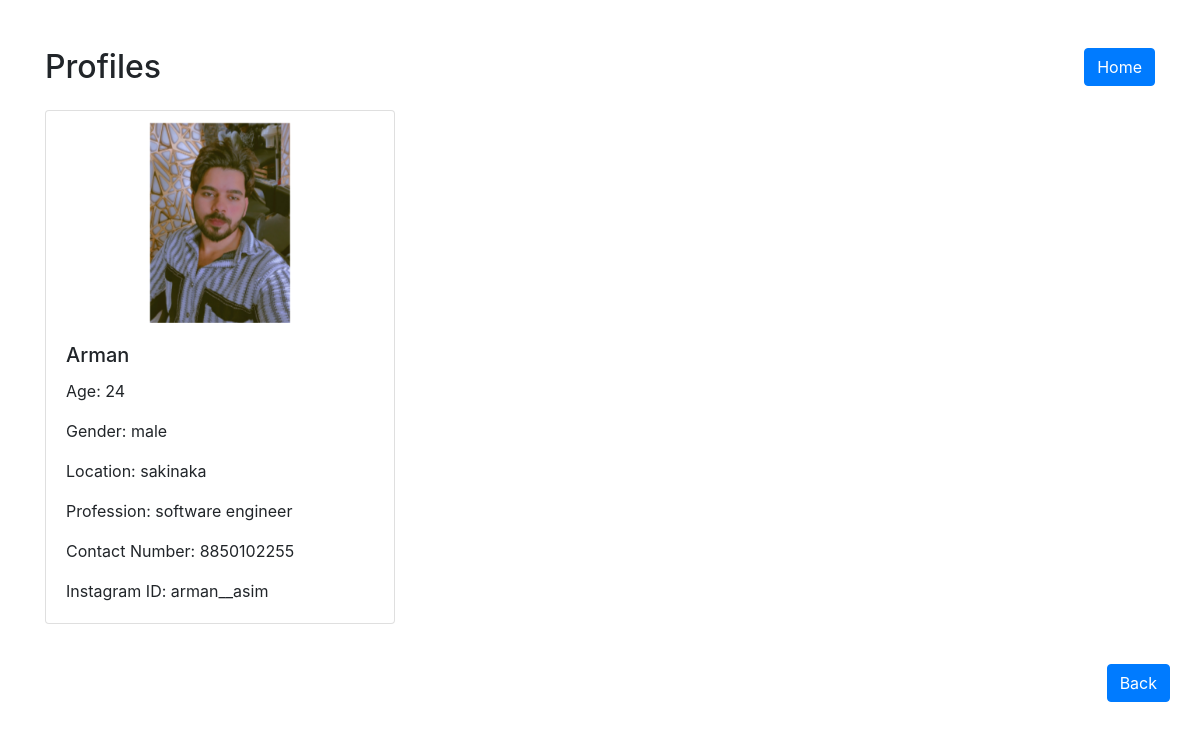
The app's page /profiles/, older data.
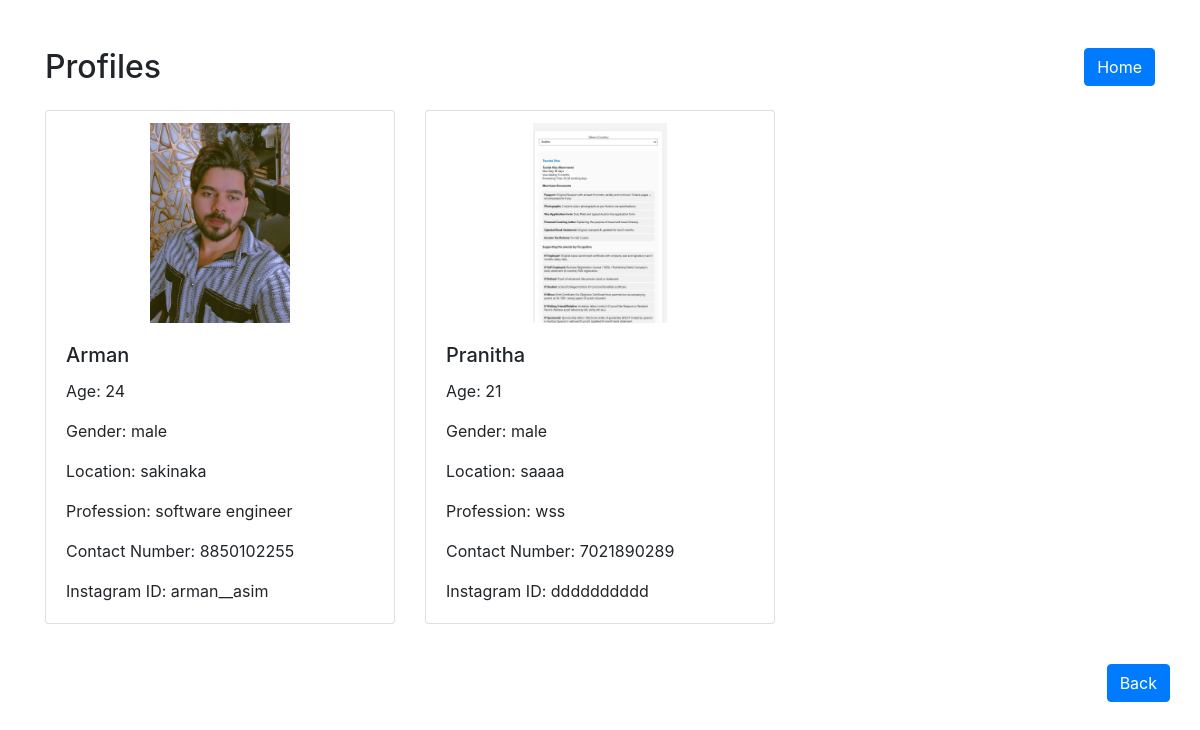
The same page, newer data.
### PBH/models.py (models this page shows, shortened)
class Profile(models.Model):
    id = models.AutoField(primary_key=True)  # Add id field
    name = models.CharField(max_length=100)
    age = models.IntegerField()
    location = models.CharField(max_length=100)
    profession = models.CharField(max_length=100)
    contact_number = models.CharField(max_length=13, null=False, unique=True, validators=[
        MinLengthValidator(10, message="Contact number must be at least 10 digits."),
        MaxLengthValidator(13, message="Contact number must be at most 13 digits.")
    ])
    instagram_id = models.CharField(max_length=100, null=True)  # Add Instagram ID field
    gender = models.CharField(max_length=10, choices=[('male', 'Male'), ('female', 'Female')], null=True)  # Add gender field
    image = models.ImageField(upload_to='profile_images', null=True, blank=True, default=default_profile_image)
    introduction = models.TextField(null=True, blank=True)
    message = models.TextField(null=True, blank=True)
    gmail_id = models.EmailField(max_length=100, null=True, blank=True)
    image1 = models.ImageField(upload_to='profile_images', null=True, blank=True)
    image2 = models.ImageField(upload_to='profile_images', null=True, blank=True)
    image3 = models.ImageField(upload_to='profile_images', null=True, blank=True)
    dob = models.DateField(null=True, blank=True)
    education = models.CharField(max_length=100, null=True, blank=True)
    native_place = models.CharField(max_length=100, null=True, blank=True)
    current_living_in = models.CharField(max_length=100, null=True, blank=True)
    religion = models.CharField(max_length=100, null=True, blank=True)
    mother_occupation = models.CharField(max_length=100, null=True, blank=True)
    father_occupation = models.CharField(max_length=100, null=True, blank=True)

### PBH/views.py (the view)
# urls.py: path('profiles/', get_profiles, name='get_profiles'),
def get_profiles(request):
    profiles = Profile.objects.all()
    return render(request, 'profiles/profiles.html', {'profiles': profiles})

### PBH/templates/profiles/profiles.html (shortened to what this page needs)
<!DOCTYPE html>
<html lang="en">
<head>
    <link href="https://stackpath.bootstrapcdn.com/bootstrap/4.5.2/css/bootstrap.min.css" rel="stylesheet">
</head>
<body>
<div class="container mt-5">
    <h2 class="mb-4">Profiles<a href="{% url 'index' %}" class="btn btn-primary float-right">Home</a></h2>
    <div class="row">
        {% for profile in profiles %}
        <div class="col-md-4 mb-4">
            <a href="{% url 'profiles' profile.id %}">
                <div class="card profile-card">
                    <div id="carousel-{{ profile.id }}" class="carousel slide" data-ride="carousel">
                        <div class="carousel-inner">
                            <div class="carousel-item active">
                                <img src="{{ profile.image.url }}" class="d-block w-100 profile-image" alt="{{ profile.name }}">
                            </div>
                        </div>
                        <a class="carousel-control-prev" href="#carousel-{{ profile.id }}" role="button" data-slide="prev">
                            <span class="carousel-control-prev-icon" aria-hidden="true"></span>
                        </a>
                        <a class="carousel-control-next" href="#carousel-{{ profile.id }}" role="button" data-slide="next">
                            <span class="carousel-control-next-icon" aria-hidden="true"></span>
                        </a>
                    </div>
                    <div class="card-body">
                        <h5 class="card-title">{{ profile.name }}</h5>
                        <p class="card-text">Age: {{ profile.age }}</p>
                        <p class="card-text">Gender: {{ profile.gender }}</p>
                        <p class="card-text">Location: {{ profile.location }}</p>
                        <p class="card-text">Profession: {{ profile.profession }}</p>
                        <p class="card-text">Contact Number: {{ profile.contact_number }}</p>
                        <p class="card-text">Instagram ID: {{ profile.instagram_id }}</p>
                    </div>
                </div>
            </a>
        </div>
        {% endfor %}
    </div>
</div>
<div class="col-md-3 offset-md-9">
    <div class="container mt-3 sticky-container">
        <a href="{% url 'back' %}" class="btn btn-primary float-right"  style="margin-bottom: 5px;">Back</a>
    </div>
</div>
</body>
</html>

### PBH/templates/profiles/profiles.html (style rules this page uses)
.profile-card { height: 100%; }
.profile-image { width: 100%; height: 200px; object-fit: contain; margin-top:12px; }
a { text-decoration: none !important; color: #333; }
.card-title { transition: background-color 0.3s ease-in-out, border-radius 0.3s ease-in-out; }
.sticky-container { position: -webkit-sticky; position: sticky; top: 0; z-index: 1000; }

Row changes from the older to the newer data that the page shows:
added Profile: image (picture), name "Pranitha", age "21", gender "male", location "saaaa", profession "wss", contact_number "7021890289", instagram_id "dddddddddd"
